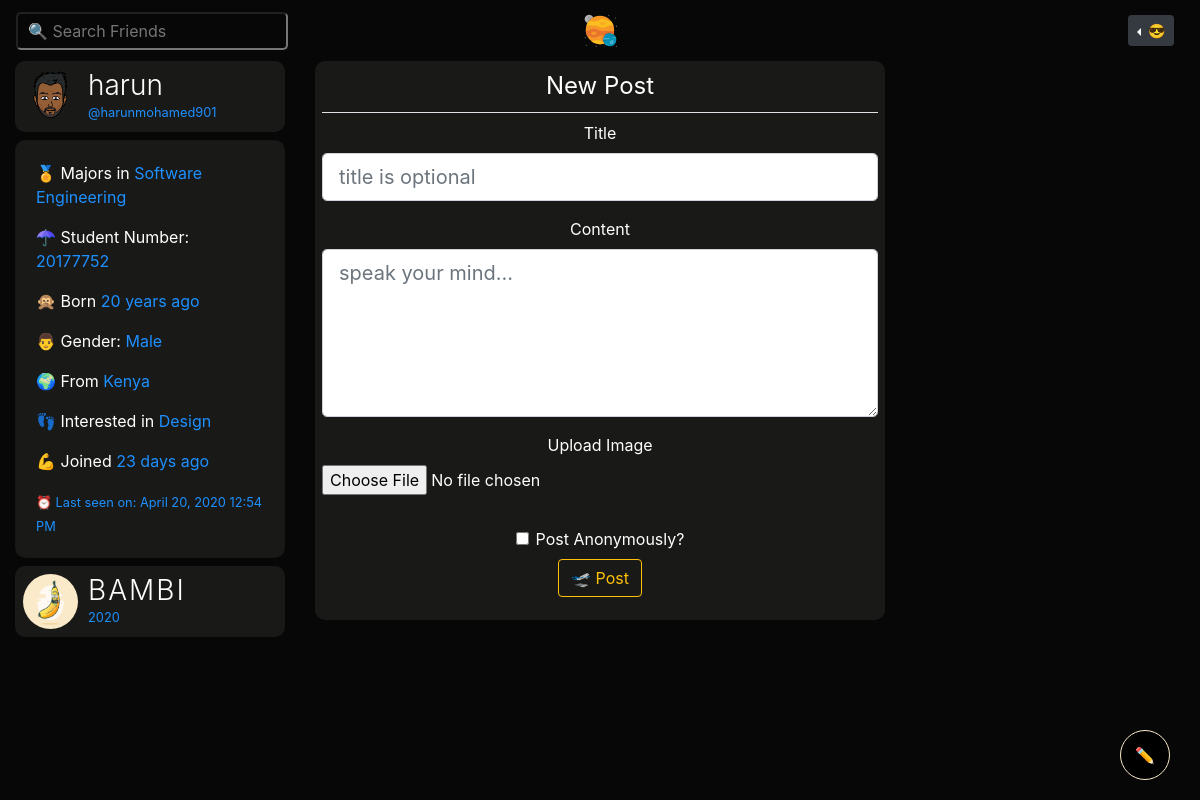
/post/new (signed in), run on an earlier commit of the app's database.
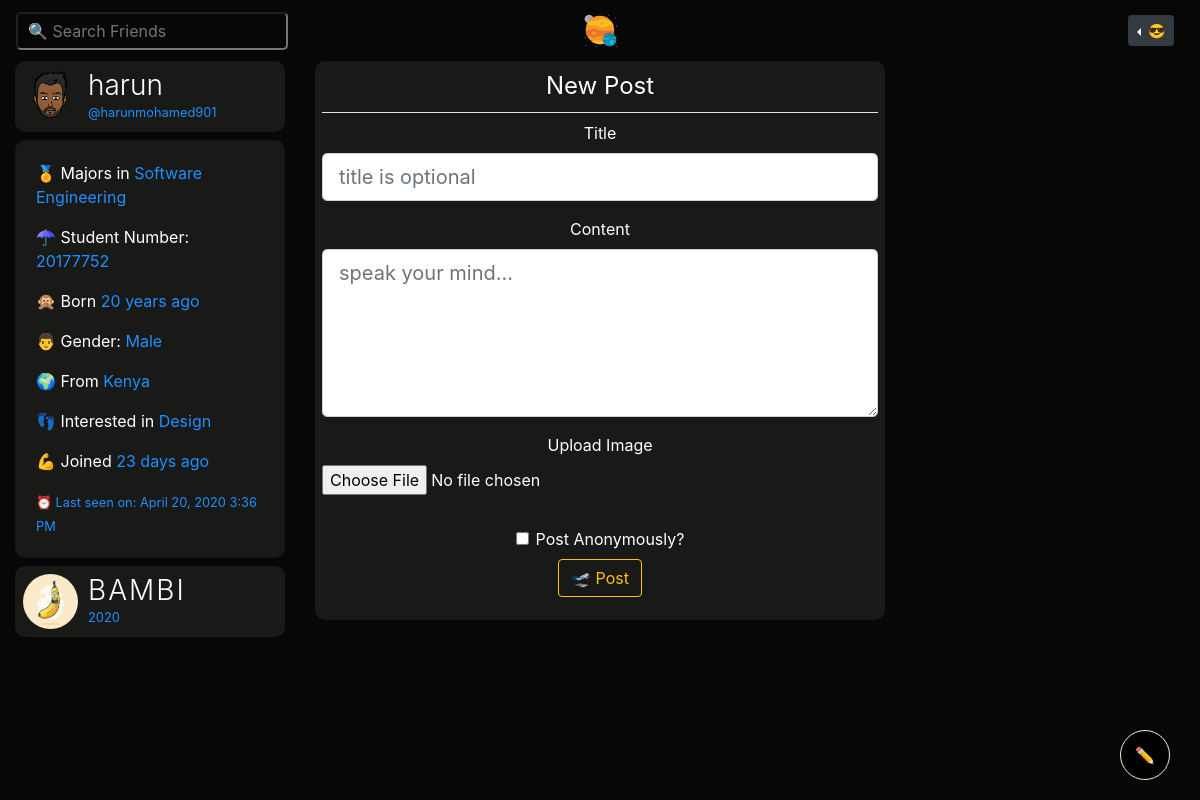
And on a later commit of the database.
### bambiv3/models.py (models this page shows, shortened)
class User(db.Model, UserMixin):
	id = db.Column(db.Integer, primary_key=True)
	username = db.Column(db.String(20), unique=True, nullable=False)
	email = db.Column(db.String(120), unique=True, nullable=False)
	image_file = db.Column(db.String(20), nullable=False, default='default.jpg')
	password = db.Column(db.String(60), nullable=False)
	last_seen = db.Column(db.DateTime, default=datetime.utcnow)
	date_joined = db.Column(db.DateTime, nullable=False, default=datetime.utcnow)
	department = db.Column(db.String(20), nullable=False)
	student_number = db.Column(db.Integer(), unique=True, nullable=False)
	age = db.Column(db.DateTime, nullable=False)
	gender = db.Column(db.String(20), nullable=False)
	country = db.Column(db.String(20), nullable=False)
	hobby = db.Column(db.String(20), nullable=False)
	bio = db.Column(db.String(120), nullable=True)
	private = db.Column(db.Boolean, default=False, nullable=False)
	single = db.Column(db.Boolean, default=False, nullable=False)
	snapchat = db.Column(db.String(20),default=False, nullable=False)
	instagram = db.Column(db.String(20),default=False, nullable=False)
	posts = db.relationship('Post', backref='author', lazy=True)
	products = db.relationship('Product', backref='author', lazy=True)
	comments = db.relationship("Comment", backref="author", lazy="dynamic", cascade="all, delete-orphan")
	followed = db.relationship(
		'User', secondary=followers,
		primaryjoin=(followers.c.follower_id == id),
		secondaryjoin=(followers.c.followed_id == id),
		backref=db.backref('followers', lazy='dynamic'), lazy='dynamic')
	messages_sent = db.relationship('Message',
									foreign_keys='Message.sender_id',
									backref='author', lazy='dynamic')
	messages_received = db.relationship('Message',
										foreign_keys='Message.recipient_id',
										backref='recipient', lazy='dynamic')
	last_message_read_time = db.Column(db.DateTime)
	def new_messages(self):
		last_read_time = self.last_message_read_time or datetime(1900, 1, 1)
		return Message.query.filter_by(recipient=self).filter(
			Message.timestamp > last_read_time).count()

### bambiv3/routes.py (the view, shortened to what this page needs)
@app.route('/post/new', methods=['GET', 'POST'])
@login_required
def new_post():
	form = PostForm()
	return render_template('create_post.html', title='New Post', form=form, legend='New Post')

### bambiv3/forms.py
class PostForm(FlaskForm):
	title = StringField('Title') #validators=[DataRequired()]
	content = TextAreaField('Content', validators=[DataRequired()])
	image = FileField('Upload Image', validators=[FileAllowed(['jpg', 'jpeg' , 'png', 'gif'])])
	anonymous = BooleanField('Post Anonymously?')
	submit = SubmitField('🛫 Post')

### bambiv3/models.py (called while the page is built)
@login_manager.user_loader
def load_user(user_id):
	return User.query.get(int(user_id))

### bambiv3/routes.py (called while the page is built)
@app.before_request
def before_request():
	if current_user.is_authenticated:
		current_user.last_seen = datetime.utcnow()
		db.session.commit()

### bambiv3/templates/create_post.html (shortened to what this page needs)
{% extends "layout.html" %}
{% block content %}
<div class="container-fluid">
	<div class="row">
		<div class="col-lg-3 d-none d-lg-block position-fixed">
		      <header class="mb-2" data-toggle="modal" data-target="#profile">
		        <img src="{{ url_for('static', filename='profile_pics/' + current_user.image_file) }}" alt="harun profile" class="profile-thumbnail">
		        <div class="profile-name">
		          <h3>{{current_user.username}}</h3>
		          <small>@{{current_user.email.split("@")[0] | lower}}</small>
		        </div>
		      </header>
		    <div class="card about mb-2" style="color:#fff;background:#191917;border-radius:10px;">
		    <div class="card-body">
		      <p> 🏅 Majors in <span>{{current_user.department}}</span></p>
		      <p> ☂ Student Number: <span>{{current_user.student_number}}</span></p>
		      <p> 🙊 Born <span>{{ moment(current_user.age).fromNow() }}</span></p>
		      <p> {% if current_user.gender == 'male' %} 👨 {% else %}👩 {% endif %} Gender: <span>{{current_user.gender.title()}}</span></p>
		      <p> 🌍 From <span>{{current_user.country.title()}}</span></p>
		      <p> 👣 Interested in <span>{{current_user.hobby}}</span></p>
		      <p> 💪 Joined <span>{{ moment(current_user.date_joined).fromNow() }}</span></p>
		      <small>⏰ Last seen on: {{ moment(current_user.last_seen).format('LLL') }}</small>
		    </div>
		  </div>
		  <header>
		    <img src="{{ url_for('static', filename='profile_pics/' + 'logod.png') }}" alt="logo" class="profile-thumbnail">
		    <div class="profile-name">
		      <h3 class="logo">BAMBI</h3>
		      <small id="year"></small>
		    </div>
		  </header>
		</div>
		<div class="col-lg-6 offset-lg-3" style="text-align:center;">
			<div class="post">
			  <div id="inner">
			   <div class="content-section">
				  <form method="POST" action="" enctype="multipart/form-data">
				    <fieldset class="form-group">
				      <legend class="border-bottom mb-2 pb-2">{{ legend }}</legend>
				      <div class="form-group">
				        {{ form.title.label(placeholder="title is optional", class="form-control-label") }}
				        {% if form.title.errors %}
				        {{ form.title(placeholder="title is optional", class="form-control form-control-lg is-invalid") }}
				        <div class="invalid-feedback">
				          {% for error in form.title.errors %}
				          <span>{{ error }}</span>
				          {% endfor %}
				        </div>
				        {% else %}
				        {{ form.title(placeholder="title is optional", class="form-control form-control-lg") }}
				        {% endif %}
				      </div>
				      <div class="form-group">
				        {{ form.content.label(placeholder="speak your mind...", class="form-control-label") }}
				        {% if form.content.errors %}
				        {{ form.content(placeholder="speak your mind...", class="form-control form-control-lg is-invalid") }}
				        <div class="invalid-feedback">
				          {% for error in form.content.errors %}
				          <span>{{ error }}</span>
				          {% endfor %}
				        </div>
				        {% else %}
				        {{ form.content(placeholder="speak your mind...", class="form-control form-control-lg", rows="5") }}
				        {% endif %}
				      </div>
				      <div class="form-group">
				        {{ form.image.label(class="form-control-label") }}
				        {% if form.image.errors %}
				        {{ form.image(class="form-control-file is-invalid") }}
				        <div class="invalid-feedback">
				          {% for error in form.image.errors %}
				          <span>{{ error }}</span>
				          {% endfor %}
				        </div>
				        {% else %}
				        {{ form.image(class="form-control-file") }}
				        {% endif %}
				      </div>
				    </div>
				    <div class="form-check mb-2">
		                {{ form.anonymous(class="form-check-input") }}
		                {{ form.anonymous.label(class="form-check-label") }}
		            </div>
				    <div class="form-group">
				      {{ form.submit(class="btn btn-outline-warning") }}
				    </div>
			  </div>
		</div>
		<br>
		</div>
{% endblock content %}

What changed in the data, as far as the page shows it:
changed User "harun": last_seen "April 20, 2020 12:54 PM" → "April 20, 2020 3:36 PM"
